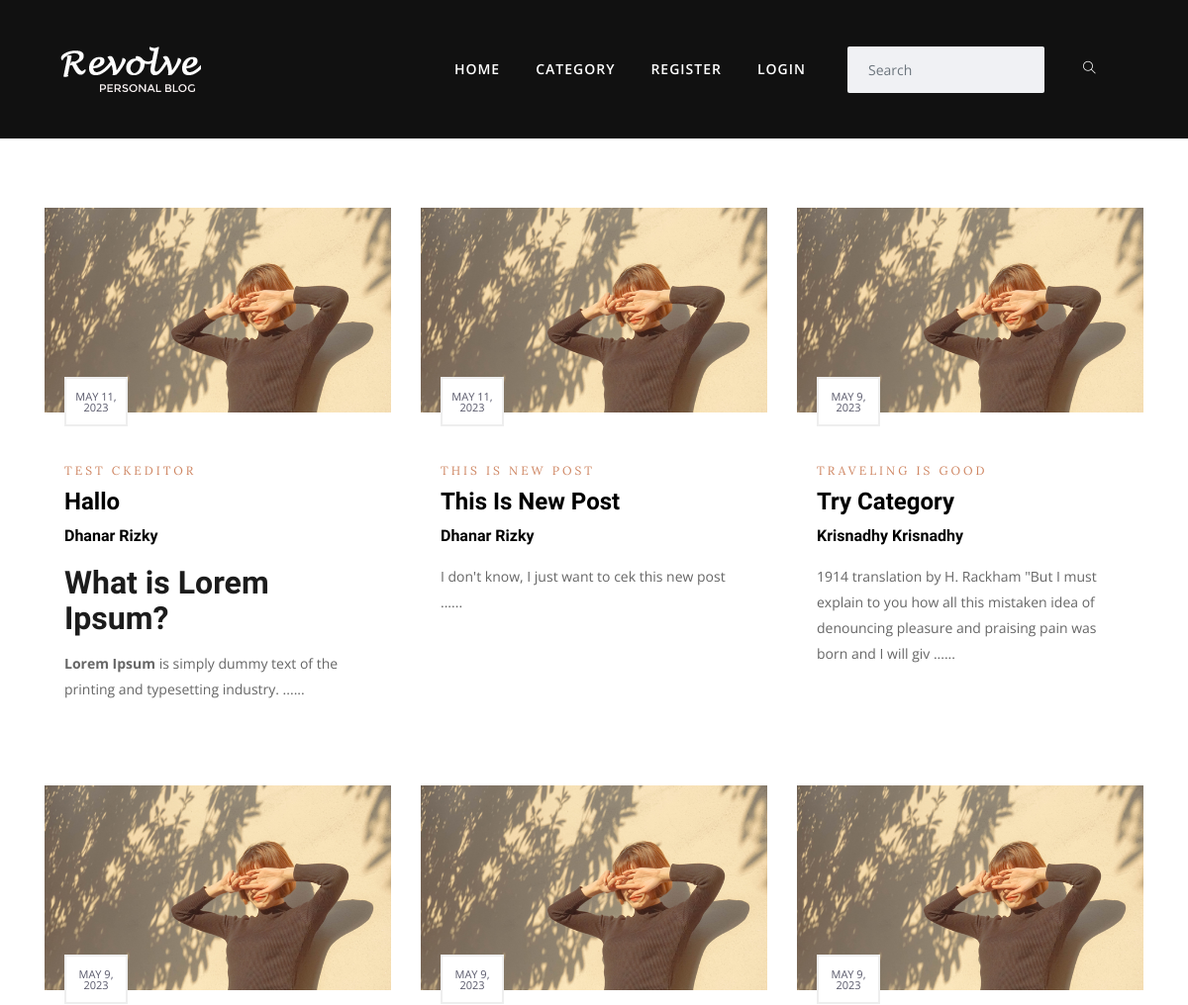
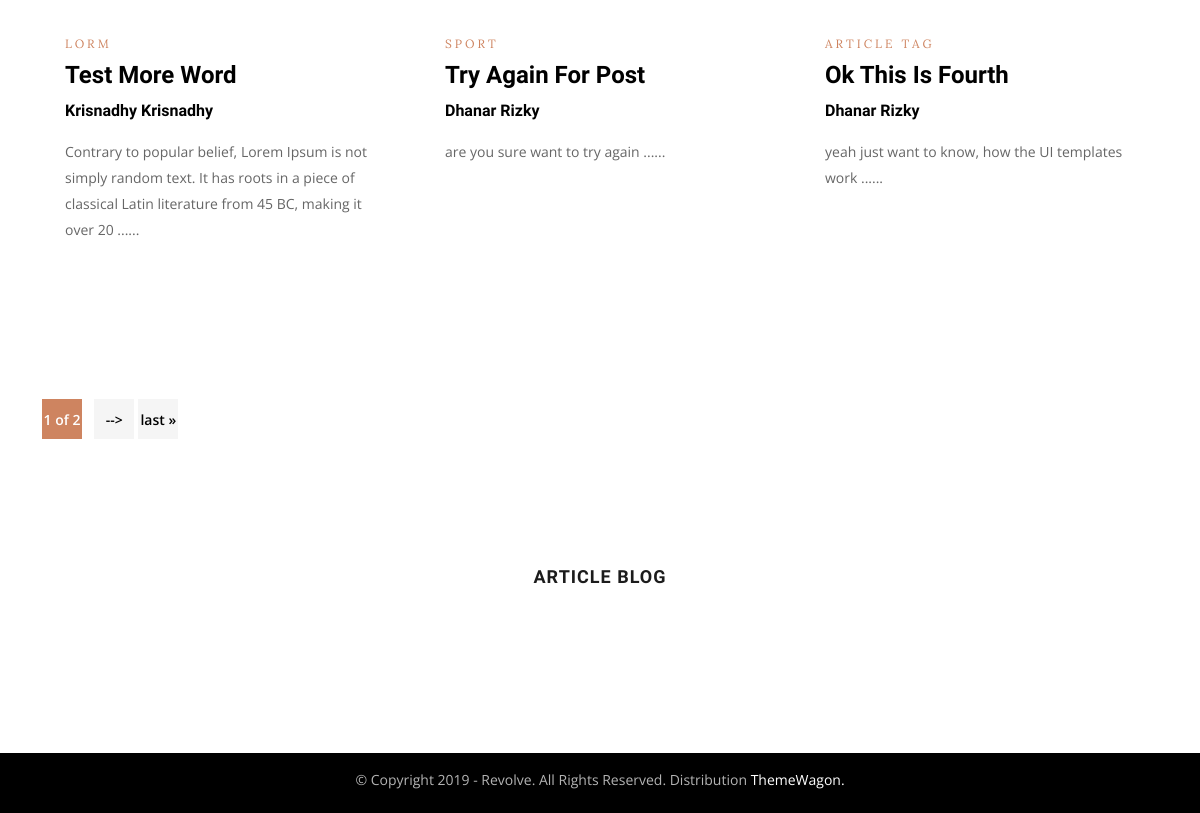
The page / on the database its author committed (2 pictures, top to bottom).
### BlogArticle/models.py (models this page shows, shortened)
class Post(models.Model):
    title = models.CharField(max_length=255)
    title_tag = models.CharField(max_length=255, default='article tag')
    image = models.ImageField(null=True, blank=True, upload_to='images/')
    author = models.ForeignKey(User, on_delete=models.CASCADE)
    body = RichTextField()
    post_date = models.DateField(auto_now_add=True)
    category = models.CharField(max_length=255, default='category of article')
    likes = models.ManyToManyField(User, related_name='other_like')

### BlogArticle/views.py (the view)
# urls.py: path('', v.HomeView.as_view() , name='homePage'),
class HomeView(ListView):
    model = Post
    paginate_by = 6
    template_name = 'BlogArticle/index.html'
    ordering = ['-id']
    def get_context_data(self, **kwargs):
        cat_menu = category.objects.all()
        context = super().get_context_data(**kwargs)
        context["cat_menu"] = cat_menu
        return context

### BlogArticle/models.py (called while the page is built)
    def __str__(self) -> str:
        return self.name

### BlogArticle/templates/BlogArticle/index.html (shortened to what this page needs)
{% extends 'BlogArticle/base.html' %}
{% load static %}
{% block content %}
<section class="section-padding">
    <div class="container">
        <div class="row">
            <div class="col-lg-12 col-md-12 col-sm-12 col-xs-12">
                <div class="row">
                    {% for post in object_list %}
                    <div class="col-lg-4 col-md-6 col-sm-6">
                        <article class="post-grid mb-5 ">
                            <a class="post-thumb mb-4 d-block" href="#">
                                {% if post.image %}
                                    <img src="{{ post.image.url }}" class="img-fluid w-100" alt="featured-image">
                                {% else %}
                                    <img src="{% static 'images/fashion/bg-banner.jpg' %}" alt="" class="img-fluid w-100">
                                {% endif %}
                            </a>
                            <div class="post-content-grid">
                                <div class="label-date">
                                    <span class="month text-uppercase">
                                        {{ post.post_date }}
                                    </span>
                                </div>
                                <span
                                class="cat-name text-color font-extra font-sm text-uppercase letter-spacing">
                                {{ post.title_tag }}</span>
                                <h3 class="post-title mt-1"><a href="{% url 'detile-post' post.pk %}">{{ post.title }}</a></h3>
                                <h5 class="post-title mt-1"><a href="{% url 'show-detile-profile' post.author.profile.pk %} ">{{ post.author.get_full_name }}</a></h5>
                                    <p>
                                        {{ post.body | slice:":150" | safe}} ......
                                    </p>
                                </div>
                            </article>
                        </div>
                        {% endfor %}
                        </div>
                    </div>
                    <div class="m-auto">
                        <div class="pagination mt-5 pt-4">
                            <ul class="list-inline">
                                    <li class="list-inline-item"><a href="#" class="active">{{ page_obj.number }} of {{ page_obj.paginator.num_pages }}</a></li>
                                {% if page_obj.has_next %}
                                    <li class="list-inline-item">
                                        <a href="?page={{ page_obj.next_page_number }}" class="prev-posts">--></a>
                                        <a href="?page={{ page_obj.paginator.num_pages }}">last &raquo;</a>
                                    </li>
                                {% endif %}
                            </ul>
                        </div>
                    </div>
                </div>
            </div>
</section>
<br/><br/><br/>
{% endblock content %}

### BlogArticle/static/css/style.css (style rules this page uses)
body, p { font-family: "Open Sans", sans-serif; line-height: 26px; font-size: 16px; text-rendering: optimizeLegibility; color: #666; font-weight: 400; }
html { overflow-x: hidden; width: 100%; height: 100%; }
h1, .h1, h2, .h2, h3, .h3, h4, .h4, h5, .h5, h6, .h6 { color: #1c1c1c; font-weight: 600; font-family: "Unna", serif; }
h2, .h2 { font-size: 32px; line-height: 36px; font-weight: 700; }
h3, .h3 { font-size: 24px; font-weight: 700; }
h5, .h5 { font-size: 16px; line-height: 26px; }
.font-extra { font-family: "Lora", serif; }
body { background: #fff; color: #575769; }
html, body { height: 100%; }
a { transition: all 0.3s ease-in-out; color: #000; }
a:link, a:visited { text-decoration: none; }
.section-padding { padding: 70px 0; position: relative; }
.letter-spacing { letter-spacing: 3px; }
.font-sm { font-size: 12px !important; }
.text-color { color: #ce8460; }
.label-date span.month { font-size: 11px; line-height: 1em; }
.label-date span { display: block; }
.label-date { width: 64px; border: 2px solid #eee; background-color: #fff; padding: 12px 5px; text-align: center; z-index: 9; position: absolute; margin-top: -80px; }
.post-content-grid { padding: 20px; }
.post-content-grid p { font-size: 14px; margin-top: 15px; }
.pagination ul li a { width: 40px; height: 40px; background: #f5f5f5; display: inline-block; text-align: center; font-weight: 600; padding-top: 8px; font-size: 14px; }
.pagination ul li a.active { background: #ce8460; color: #fff; border-color: #ce8460; }
.post-title { text-transform: capitalize; }
.post-grid span { font-size: 15px; }

### rows shown on the page
Post: post_date "MAY 11, 2023", title_tag "TEST CKEDITOR", title "Hallo", author.get_full_name "Dhanar Rizky", body "What is Lorem Ipsum? Lorem Ipsum is simply dummy text of the printing and typesetting industry."
Post: post_date "MAY 11, 2023", title_tag "THIS IS NEW POST", title "This Is New Post", author.get_full_name "Dhanar Rizky", body "I don't know, I just want to cek this new post"
Post: post_date "MAY 9, 2023", title_tag "TRAVELING IS GOOD", title "Try Category", author.get_full_name "Krisnadhy Krisnadhy", body "1914 translation by H. Rackham \"But I must explain to you how all this mistaken idea of denouncing pleasure and praising pain was born and I will giv"
Post: post_date "MAY 9, 2023", title_tag "LORM", title "Test More Word", author.get_full_name "Krisnadhy Krisnadhy", body "Contrary to popular belief, Lorem Ipsum is not simply random text. It has roots in a piece of classical Latin literature from 45 BC, making it over 20"
Post: post_date "MAY 9, 2023", title_tag "SPORT", title "Try Again For Post", author.get_full_name "Dhanar Rizky", body "are you sure want to try again"
Post: post_date "MAY 9, 2023", title_tag "ARTICLE TAG", title "Ok This Is Fourth", author.get_full_name "Dhanar Rizky", body "yeah just want to know, how the UI templates work"

### other values the page prints
{{ page_obj.number }} "1"
{{ page_obj.paginator.num_pages }} "2"
